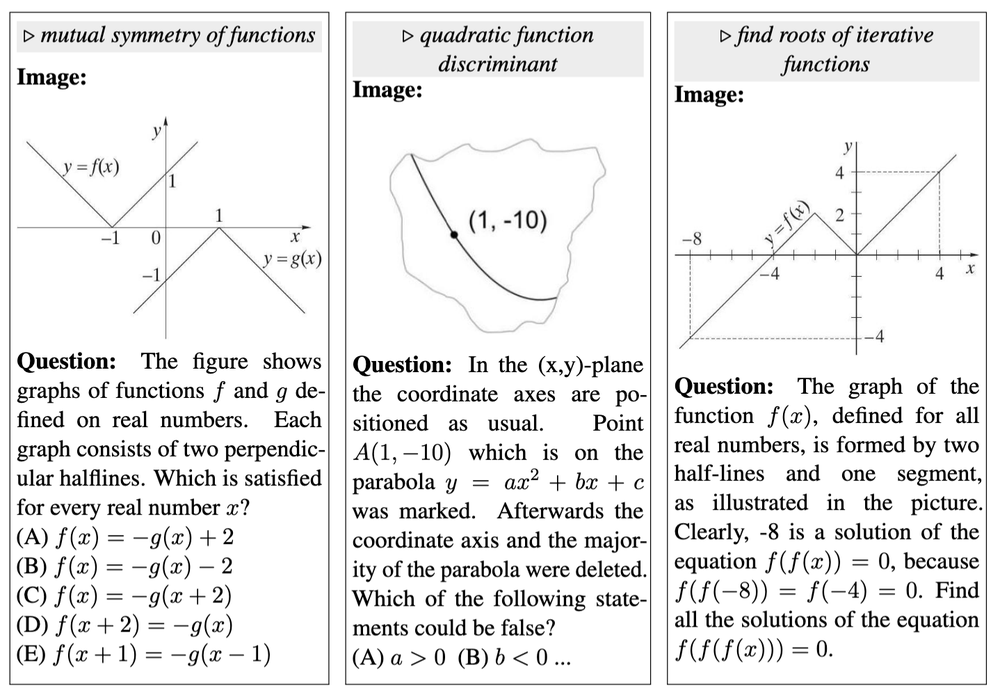
#> input picture h -math llm reasoning/MATH-V-main/MATH-V-main/assets/examples/exam_analytic_geo.png, 1000 x 697 px, shrunk from 1438 x 1002 before the run
$ python -i image_enhancing.py   (imports and definitions only)
#> lines starting #> are read from the running program, lines starting #| are printed output that depends on the picture; after the words box and inside, x2 and y2 are one past the last pixel; in counts of white or black regions, pixels touching at a corner belong together
import cv2
import numpy as np
from pathlib import Path
from typing import Dict, Any, Tuple, Union
import logging

logger = logging.getLogger(__name__)

class ImageEnhancer:
    """
    Applies neuro-symbolic preprocessing directly from the MVM² architecture.
    Enhances mathematical images for optimal OCR extraction.
    """
    def __init__(self, sigma: float = 1.2):
        self.sigma = sigma

    def calculate_contrast(self, gray_img: np.ndarray) -> float:
        """Calculate RMS contrast."""
        if gray_img is None or gray_img.size == 0:
            return 0.0
        return float(gray_img.std())

    def enhance(self, image_source: Union[str, Path, bytes, np.ndarray]) -> Tuple[np.ndarray, Dict[str, Any]]:
        """
        Enhance image using Gaussian Blur, CLAHE, and Adaptive Binarization.
        Returns the enhanced image (as numpy array) and metadata tagged with quality metrics.
        """
        if isinstance(image_source, (str, Path)):
            img = cv2.imread(str(image_source))
#> img is the input picture: shape (697, 1000, 3); min 0, max 255, mean 235.5
            if img is None:
                raise ValueError(f"Could not load image at {image_source}")
        elif isinstance(image_source, bytes):
            nparr = np.frombuffer(image_source, np.uint8)
            img = cv2.imdecode(nparr, cv2.IMREAD_COLOR)
            if img is None:
                raise ValueError("Could not decode image from bytes")
        elif isinstance(image_source, np.ndarray):
            img = image_source
        else:
            raise ValueError(f"Unsupported image source type: {type(image_source)}")

        height, width = img.shape[:2]
#> height = 697; width = 1000

        # 1. Convert to grayscale
        if len(img.shape) == 3:
            gray = cv2.cvtColor(img, cv2.COLOR_BGR2GRAY)
        else:
            gray = img.copy()

        initial_contrast = self.calculate_contrast(gray)
#> initial_contrast = 54.73

        # 2. Gaussian Blur (sigma=1.2)
        blurred = cv2.GaussianBlur(gray, (0, 0), sigmaX=self.sigma, sigmaY=self.sigma)
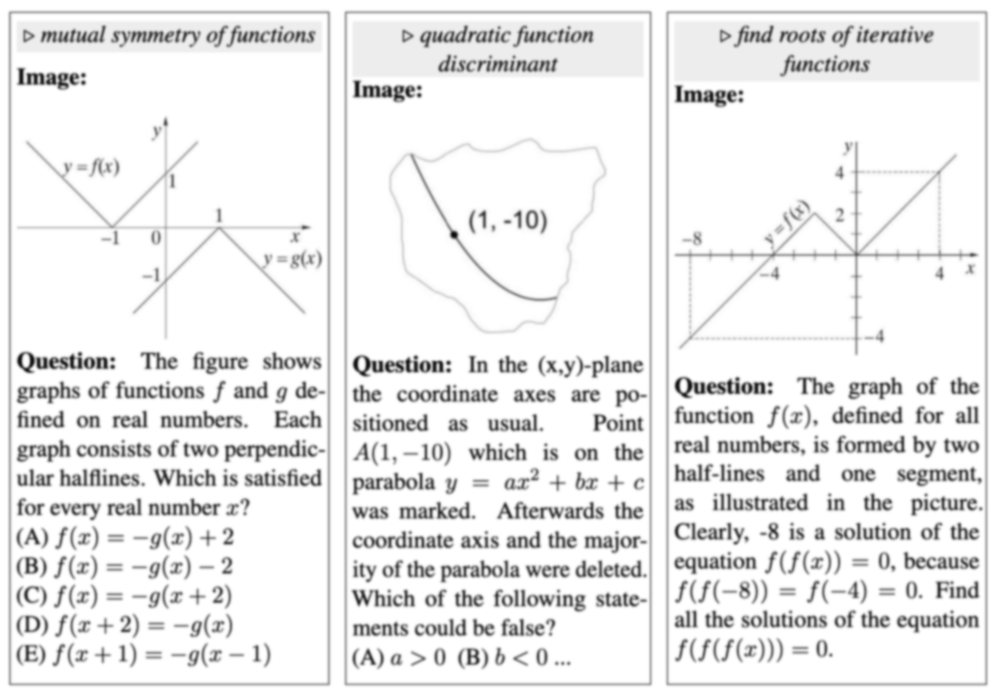
#> blurred: shape (697, 1000); min 11, max 255, mean 235.5

        # 3. CLAHE (Contrast Limited Adaptive Histogram Equalization)
        clahe = cv2.createCLAHE(clipLimit=2.0, tileGridSize=(8, 8))
        clahe_img = clahe.apply(blurred)
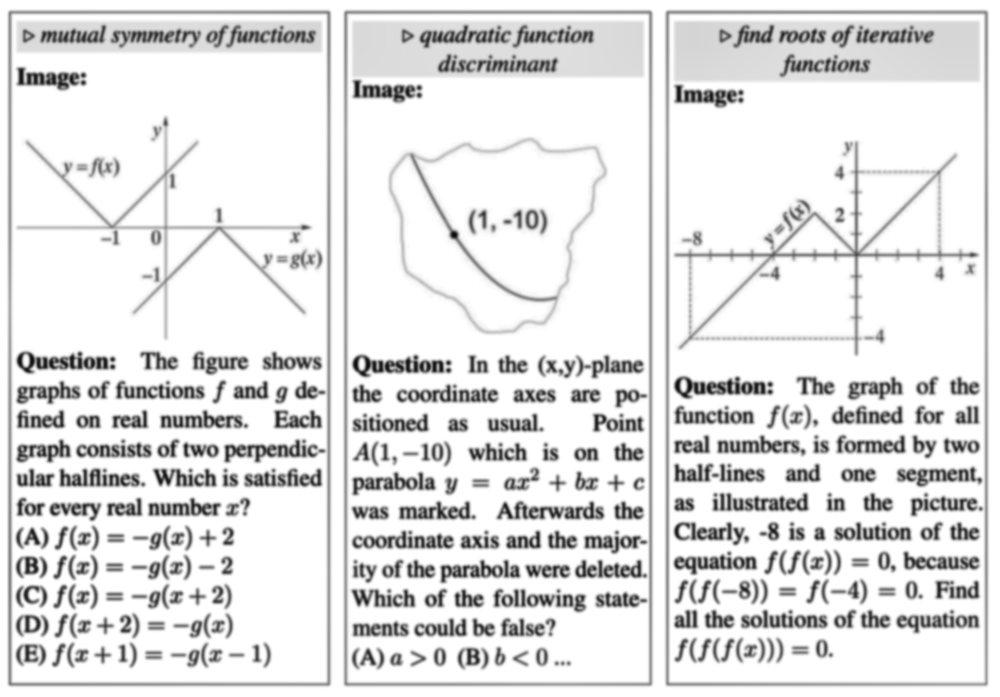
#> clahe_img: shape (697, 1000); min 9, max 255, mean 226.3

        # 4. Adaptive Binarization (Lighting normalization)
        binarized = cv2.adaptiveThreshold(
            clahe_img,
            255,
            cv2.ADAPTIVE_THRESH_GAUSSIAN_C,
            cv2.THRESH_BINARY,
            11,
            2
        )
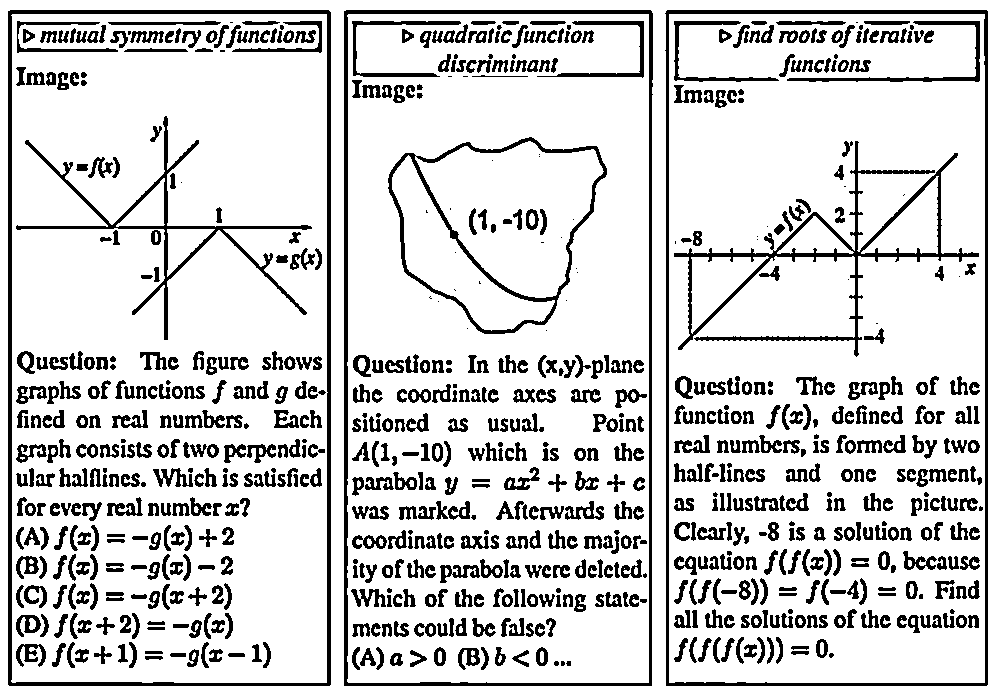
#> binarized: shape (697, 1000); 83.4% white; 809 black regions (64 under 20 px), largest, box (x1, y1, x2, y2) and area: (8, 10, 331, 686) 7749, (344, 10, 653, 686) 6889, (665, 10, 988, 686) 6365

        final_contrast = self.calculate_contrast(binarized)
#> final_contrast = 94.99

        metadata = {
            "resolution": {"width": width, "height": height},
            "metrics": {
                "initial_contrast": round(initial_contrast, 2),
                "final_contrast": round(final_contrast, 2),
                "blur_sigma_used": self.sigma
            },
            "processing_steps": ["grayscale", f"gaussian_blur_sigma_{self.sigma}", "clahe", "adaptive_binarization"]
        }

        return binarized, metadata

>>> result = ImageEnhancer().enhance('../../../h -math llm reasoning/MATH-V-main/MATH-V-main/assets/examples/exam_analytic_geo.png')

$ run again, on h -math llm reasoning/MATH-V-main/MATH-V-main/assets/examples/exam_topology.png
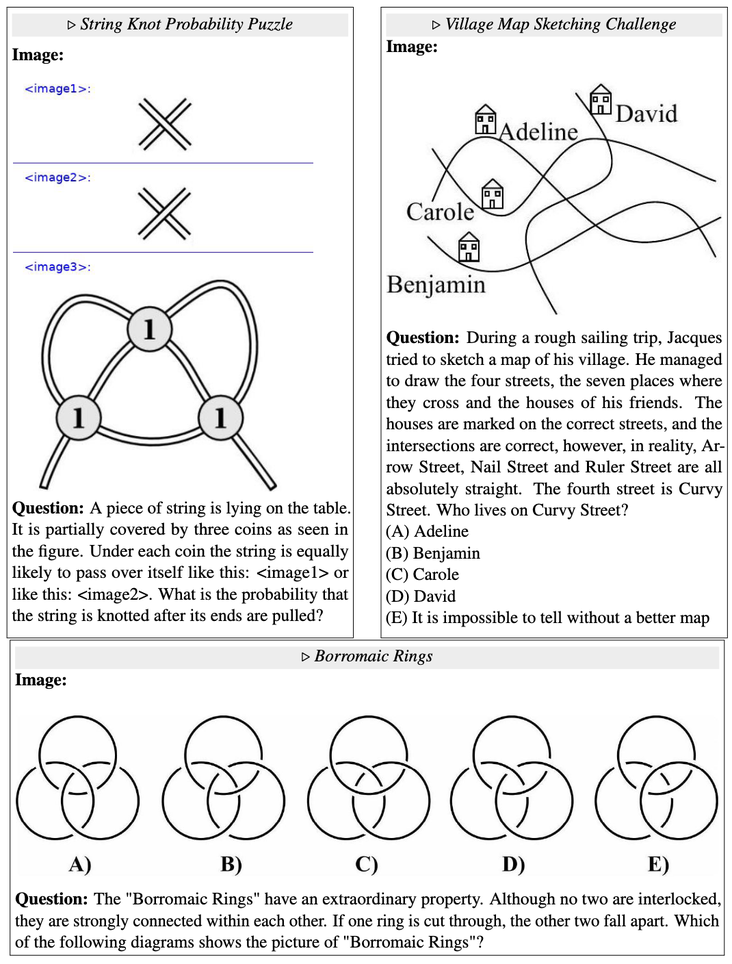
#> input picture h -math llm reasoning/MATH-V-main/MATH-V-main/assets/examples/exam_topology.png, 732 x 964 px, shrunk from 1070 x 1408 before the run
#> in enhance, img is the input picture: shape (964, 732, 3); mean B, G, R 235, 234.8, 234.8
#> initial_contrast = 55.25
#> in enhance, `clahe_img = clahe.apply(blurred)`:
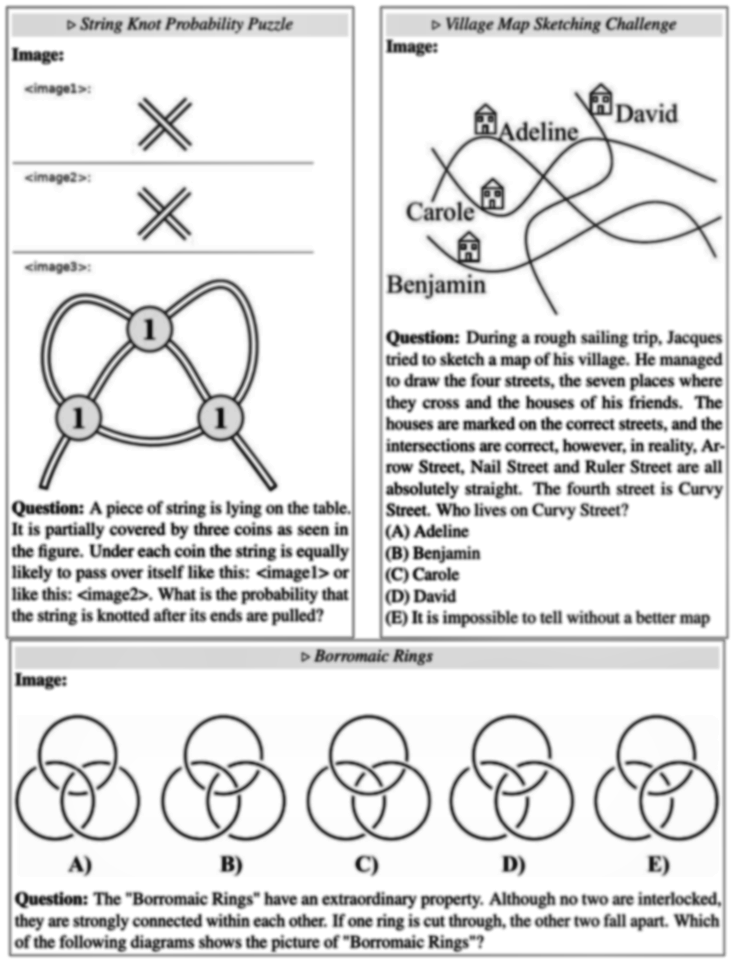
#> clahe_img: shape (964, 732); min 11, max 255, mean 225.3
#> in enhance, `binarized = cv2.adaptiveThreshold( clahe_img, 255, cv2.ADAPTIVE_THRESH..`:
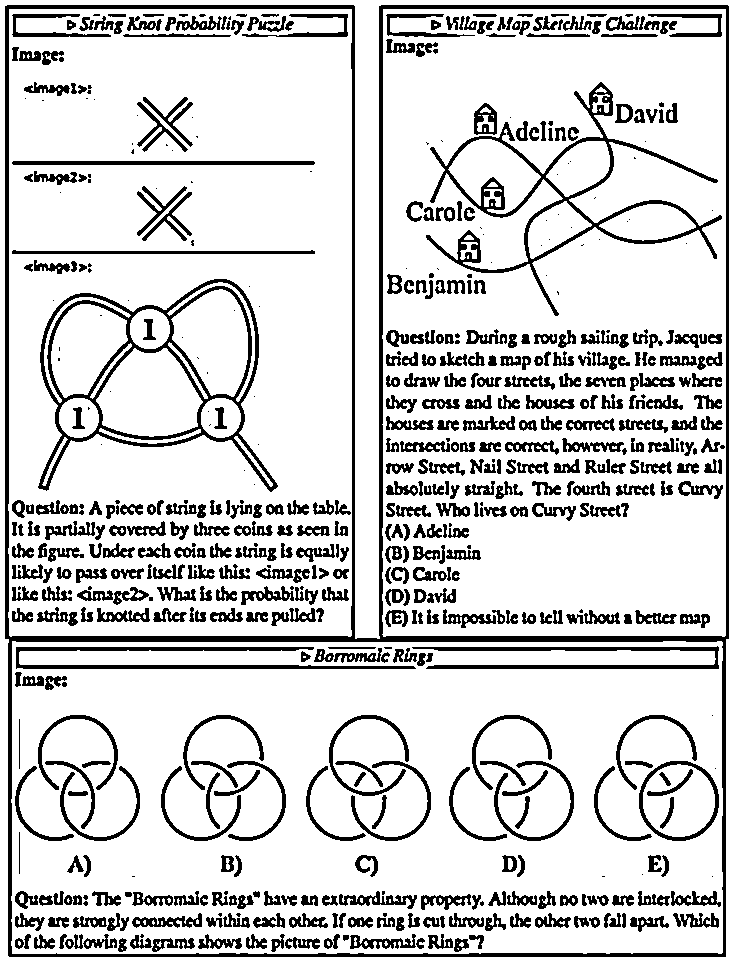
#> binarized: shape (964, 732); 82.9% white; 620 black regions (124 under 20 px), largest, box (x1, y1, x2, y2) and area: (5, 5, 729, 957) 20595, (38, 279, 278, 492) 6830, (426, 82, 722, 316) 6150
#> final_contrast = 96.01
